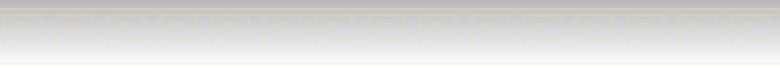
#> input picture src/bg/frieze@2x.webp, 780 x 68 px
$ python compare.py ../../../../src/bg/frieze@2x.webp ../../../../src/bg/steps@2x.webp
#> lines starting #> are read from the running program, lines starting #| are printed output that depends on the picture
#!/usr/bin/env python3
"""usage: compare.py reference.png actual.png [--ignore-bg] [--tol 12]
Prints % of differing pixels and writes diff.png. Resizes `actual` to the reference size if they differ by <=2px."""
import sys
from PIL import Image, ImageChops
a=Image.open(sys.argv[1]).convert('RGB'); b=Image.open(sys.argv[2]).convert('RGB')
#> after `a = Image.open(sys.argv[1]).convert('RGB')`:
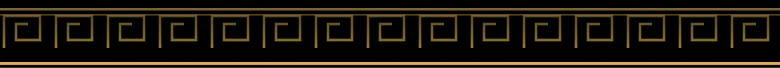
#> a: PIL image 780x68 RGB; mean R, G, B 29, 22.8, 13.1
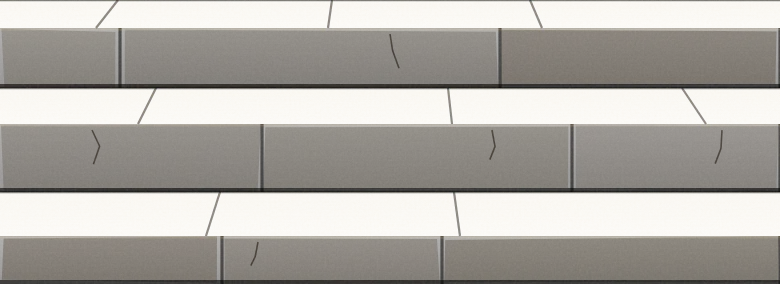
#> input picture src/bg/steps@2x.webp, 780 x 284 px
#> after `b = Image.open(sys.argv[2]).convert('RGB')`:
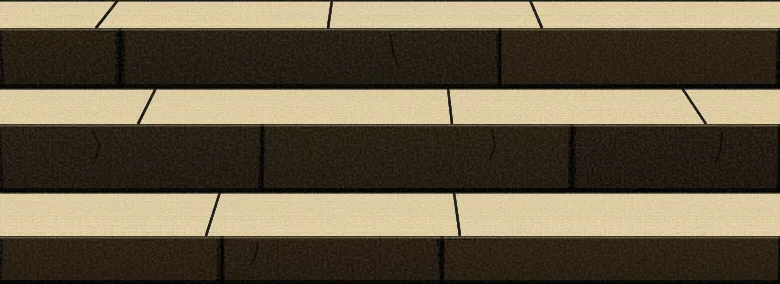
#> b: PIL image 780x284 RGB; mean R, G, B 104.3, 93.3, 71.7
tol=int(sys.argv[sys.argv.index('--tol')+1]) if '--tol' in sys.argv else 12
if a.size!=b.size:
    if abs(a.size[0]-b.size[0])<=2 and abs(a.size[1]-b.size[1])<=2: b=b.resize(a.size)
#> (the run stopped early here; a loop or call above may not have finished)
